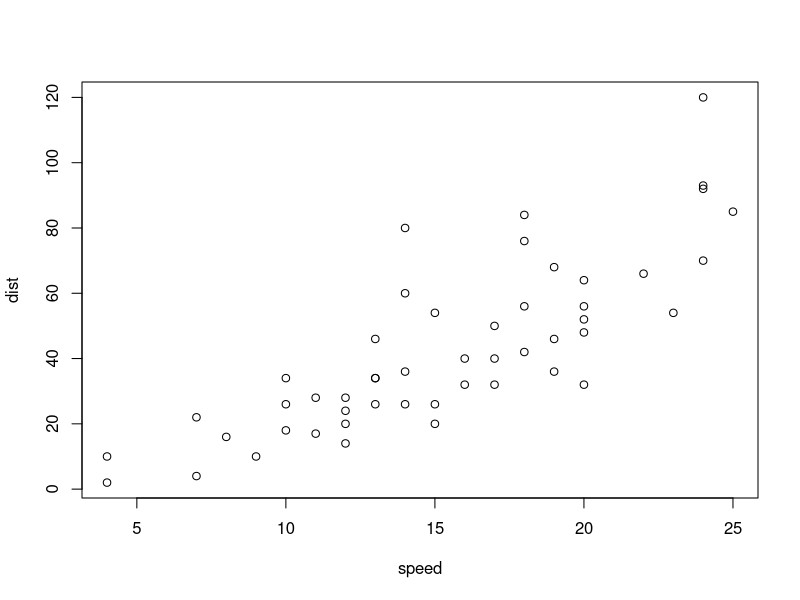
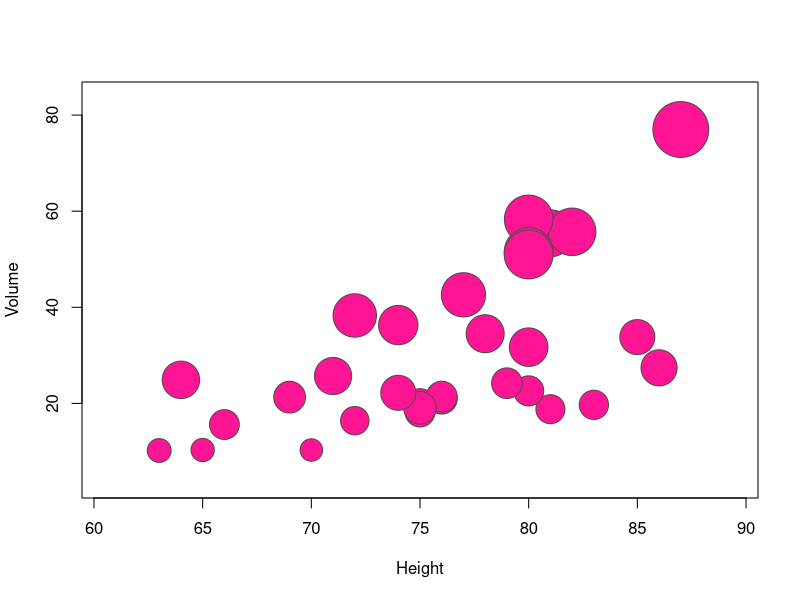
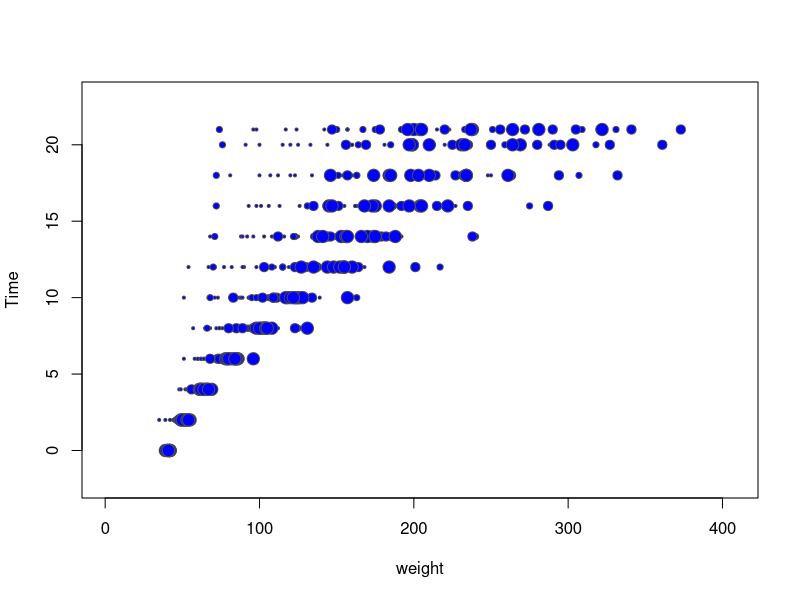

Recreate these plots in R, in order.
## ---- chunk 1
plot(cars)
## ---- chunk 2
with(trees, symbols(Height, Volume, circles= Girth/16, inches = FALSE, bg= "deeppink", fg= "gray30"))
## ---- chunk 3
 with(ChickWeight, symbols(weight, Time, circles= Diet, inches=FALSE, bg= "blue", fg= "gray30"))
